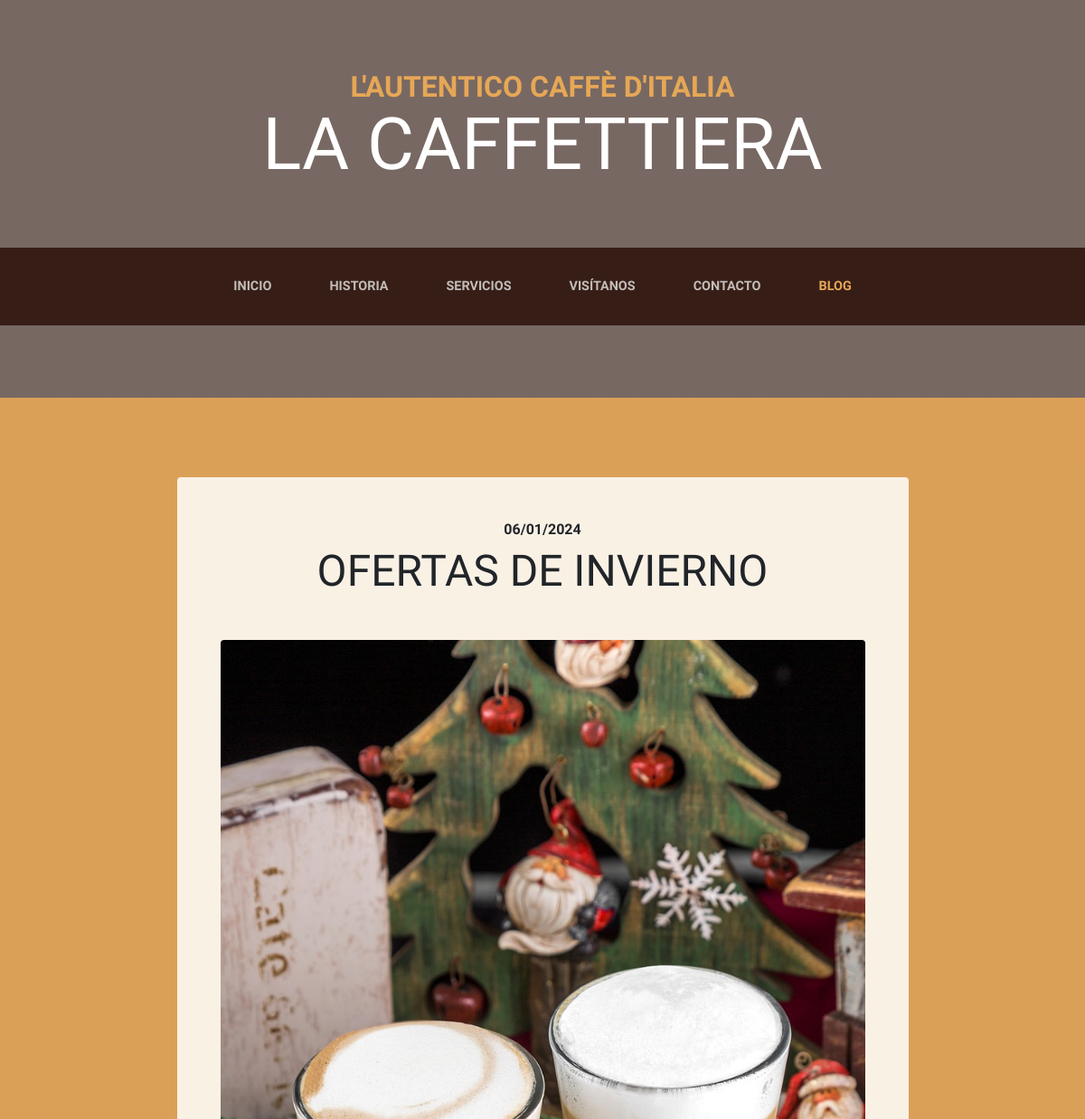
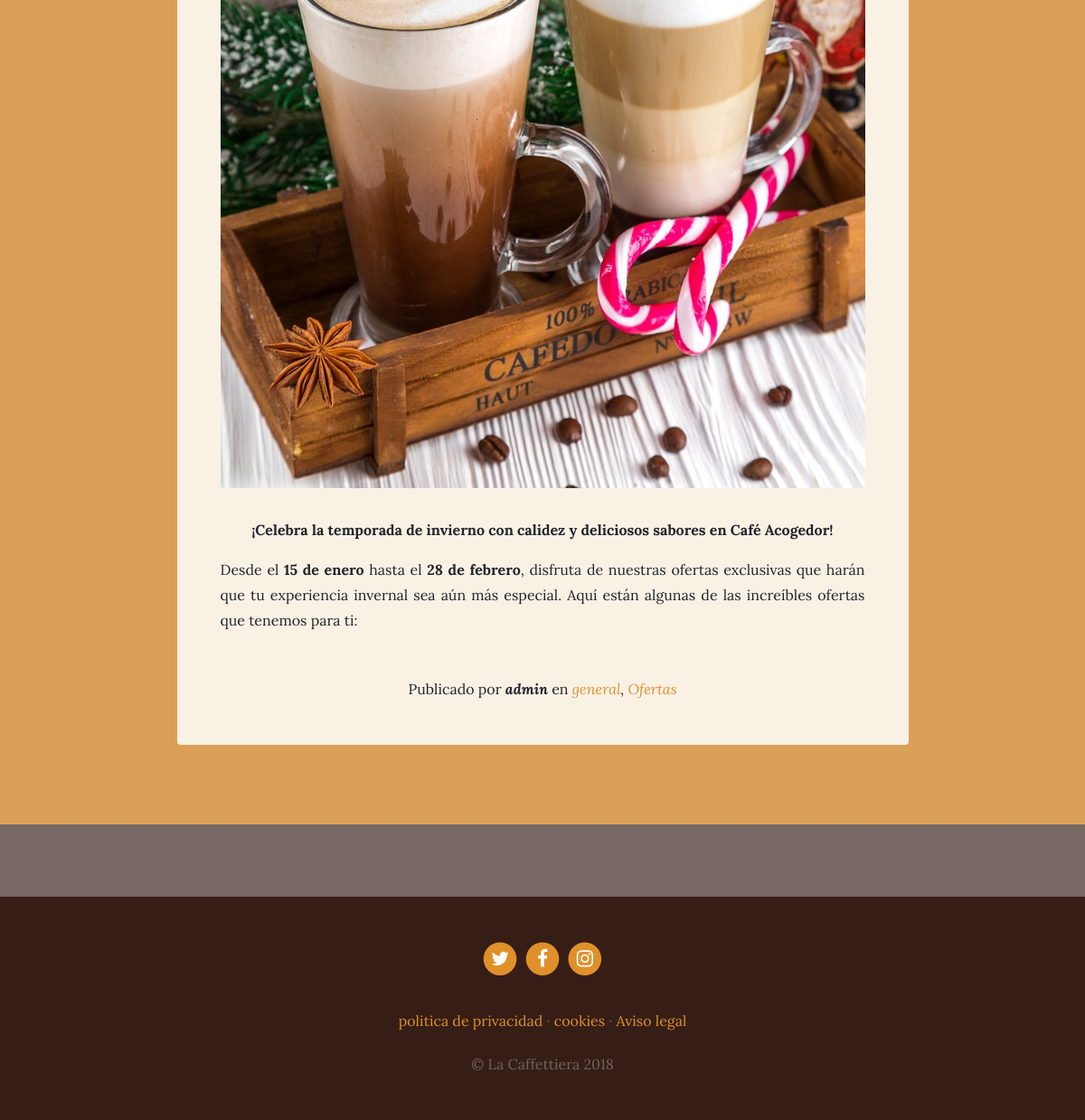
Screenshot of /blog/ with the database file from the repository (2 pictures, top to bottom).
### blog/models.py (models this page shows, shortened)
class Post(models.Model):
    title = models.CharField(max_length=200, verbose_name="Tìtulo")
    content = RichTextField(verbose_name="Contenido")
    published = models.DateTimeField(
        verbose_name="Fecha de publicacion", default=now)
    image = models.ImageField(verbose_name="Imagen",
                              upload_to="blog", null=True, blank=True)
    author = models.ForeignKey(
        User, verbose_name="Autor", on_delete=models.CASCADE)
    categories = models.ManyToManyField(
        Category, verbose_name="Categorias", related_name="get_posts")
    created = models.DateTimeField(
        auto_now_add=True, verbose_name="fecha de creacion")
    updated = models.DateTimeField(
        auto_now=True, verbose_name="fecha de edicion")
    class Meta:
        verbose_name = "entrada"
        verbose_name_plural = "entradas"
        ordering = ['-created']

class Category(models.Model):
    name = models.CharField(max_length=100, verbose_name="Nombre")
    created = models.DateTimeField(
        auto_now_add=True, verbose_name="fecha de creacion")
    updated = models.DateTimeField(
        auto_now=True, verbose_name="fecha de edicion")
    class Meta:
        verbose_name = "categoria"
        verbose_name_plural = "categorias"
        ordering = ['-created']

### pages/models.py (models this page shows, shortened)
class Page(models.Model):
    title = models.CharField(verbose_name="Título", max_length=200)
    content = RichTextField(verbose_name="Contenido")
    order = models.SmallIntegerField(verbose_name="Orden", default=0)
    created = models.DateTimeField(
        auto_now_add=True, verbose_name="fecha de creacion")
    updated = models.DateTimeField(
        auto_now=True, verbose_name="fecha de edicion")
    class Meta:
        verbose_name = "página"
        verbose_name_plural = "páginas"
        ordering = ['order', 'title']

### blog/views.py (the view)
# urls.py: path('', views.blog, name="blog"),
def blog(requests):
    posts = Post.objects.all()
    return render(requests, 'blog/blog.html', {'posts': posts})

### pages/templatetags/pages_extras.py (called while the page is built)
@register.simple_tag
def get_page_list():
    pages = Page.objects.all()
    return pages

### social/processors.py (called while the page is built)
def ctx_dict(request):
    ctx = {}
    links = Link.objects.all()
    for link in links:
        ctx[link.key] = link.url
    return ctx

### blog/templates/blog/blog.html (shortened to what this page needs)
{% extends 'core/base.html' %}
{% load static %}
{% block content %}
{% for post in posts %}
  <section class="page-section cta">
    <div class="container">
      <div class="row">
        <div class="col-xl-9 mx-auto">
          <div class="cta-innerv text-center rounded">
            <h2 class="section-heading mb-5">
              <span class="section-heading-upper">{{post.published|date:"SHORT_DATE_FORMAT"}}</span>
              <span class="section-heading-lower">{{post.title}}</span>
            </h2>
            <p class="mb-0">
              <img class="mx-auto d-flex rounded img-fluid mb-3 mb-lg-0" src="{{post.image.url}}" alt="">
            </p>
            <p class="mb-0 mbt">
              {{post.content| safe}}
            </p>
            <p class="mb-0 mbt">
              <span class="section-heading-under">Publicado por <em><b>{{post.author}}</b></em> en
                <em>
                  {% for category in post.categories.all %}
                    <a href="{% url 'category' category.id %}" class="link">{{category.name}}</a>{% if not forloop.last %},{% endif %}
                  {% endfor %}
                </em>
              </span>
            </p>
          </div>
        </div>
      </div>
    </div>
  </section>
{% endfor %}
{% endblock %}

### core/templates/core/base.html (shortened to what this page needs)
<!DOCTYPE html>
<html lang="es">
  <head>
    {% load static %}
    <link href="{% static 'core/vendor/bootstrap/css/bootstrap.min.css' %}" rel="stylesheet">
    <link href="{% static 'core/vendor/font-awesome/css/font-awesome.min.css' %}" rel="stylesheet" type="text/css">
    <link href="{% static 'core/css/business-casual.css' %}" rel="stylesheet">
  </head>
  <body>
    <h1 class="site-heading text-center text-white d-none d-lg-block">
      <span class="site-heading-upper text-primary mb-3">L'autentico caffè d'italia</span>
      <span class="site-heading-lower">La Caffettiera</span>
    </h1>
    <nav class="navbar navbar-expand-lg navbar-dark py-lg-4" id="mainNav">
      <div class="container">
        <div class="collapse navbar-collapse" id="navbarResponsive">
          <ul class="navbar-nav mx-auto">
            <li class="nav-item  px-lg-4 {% if request.path == '/' %} active {% endif %}">
              <a class="nav-link text-uppercase text-expanded" href="{% url 'home' %}">Inicio</a>
            </li>
            <li class="nav-item px-lg-4 {% if request.path == '/about/' %} active {% endif %}">
              <a class="nav-link text-uppercase text-expanded" href="{% url 'about' %}">Historia</a>
            </li>
            <li class="nav-item px-lg-4 {% if request.path == '/services/' %} active {% endif %}">
              <a class="nav-link text-uppercase text-expanded" href="{% url 'services' %}">Servicios</a>
            </li>
            <li class="nav-item px-lg-4 {% if request.path == '/store/' %} active {% endif %}">
              <a class="nav-link text-uppercase text-expanded" href="{% url 'store' %}">Visítanos</a>
            </li>
            <li class="nav-item px-lg-4 {% if request.path == '/contact/' %} active {% endif %}">
              <a class="nav-link text-uppercase text-expanded" href="{% url 'contact' %}">Contacto</a>
            </li>
            <li class="nav-item px-lg-4 {% if request.path|slice:":6" == '/blog/' %} active {% endif %}">
              <a class="nav-link text-uppercase text-expanded" href="{% url 'blog' %}">Blog</a>
            </li>
          </ul>
        </div>
      </div>
    </nav>
    {% block content %} {% endblock %}
    <footer class="footer text-faded text-center py-5">
      <div class="container">
        <p class="m-0">
          {% if LINK_TWITTER %}
	        <a href="{{LINK_TWITTER}}" class="link">
	          <span class="fa-stack fa-lg">
	            <i class="fa fa-circle fa-stack-2x"></i>
	            <i class="fa fa-twitter fa-stack-1x fa-inverse"></i>
	          </span>
	        </a>
          {% endif %}
          {% if LINK_FACEBOOK %}
	        <a href="{{LINK_FACEBOOK}}" class="link">
	          <span class="fa-stack fa-lg">
	            <i class="fa fa-circle fa-stack-2x"></i>
	            <i class="fa fa-facebook fa-stack-1x fa-inverse"></i>
	          </span>
	        </a>
          {% endif %}
          {% if LINK_INSTAGRAM %}
	        <a href="{{LINK_INSTAGRAM}}" class="link">
	          <span class="fa-stack fa-lg">
	            <i class="fa fa-circle fa-stack-2x"></i>
	            <i class="fa fa-instagram fa-stack-1x fa-inverse"></i>
	          </span>
	        </a>
          {% endif %}
	    </p>
        <p class="m-0 mbt">
          {% load pages_extras %}
          {% get_page_list as page_list %}
          {% for page in page_list %}
          <a href="{% url 'page' page.id page.title|slugify %}" class="link">{{page.title}}</a> {% if not forloop.last%}·{% endif %}
          {% endfor%}
		</p>
        <p class="m-0 mbt1">&copy; La Caffettiera 2018</p>
      </div>
	</footer>
  </body>
</html>

### core/static/core/css/business-casual.css (style rules this page uses)
body { font-family: 'Lora'; background: linear-gradient(rgba(47, 23, 15, 0.65), rgba(47, 23, 15, 0.65)), url("../img/bg.jpg"); background-attachment: fixed; background-position: center; background-size: cover; }
h1, h2, h3, h4, h5, h6 { font-family: 'Raleway'; }
p { line-height: 1.75; }
.text-faded { color: rgba(255, 255, 255, 0.3); }
.site-heading { margin-top: 5rem; margin-bottom: 5rem; text-transform: uppercase; line-height: 1; font-family: 'Raleway'; }
.site-heading .site-heading-upper { display: block; font-size: 2rem; font-weight: 800; }
.site-heading .site-heading-lower { font-size: 5rem; font-weight: 100; line-height: 4rem; }
.page-section { margin-top: 5rem; margin-bottom: 5rem; }
.section-heading { text-transform: uppercase; }
.section-heading .section-heading-upper { display: block; font-size: 1rem; font-weight: 800; padding-bottom:.5rem; }
.section-heading .section-heading-lower { display: block; font-size: 3rem; font-weight: 100; }
#mainNav { background-color: rgba(47, 23, 15, 0.9); font-family: 'Raleway'; }
#mainNav .navbar-nav .nav-item .nav-link { color: rgba(255, 255, 255, 0.7); font-weight: 800; }
#mainNav .navbar-nav .nav-item.active .nav-link { color: #e6a756; }
@media (min-width: 992px) { #mainNav .navbar-nav .nav-item .nav-link { font-size: 0.9rem; } }
.cta { padding-top: 5rem; padding-bottom: 5rem; background-color: rgba(230, 167, 86, 0.9); }
.cta .cta-innerv { position: relative; padding: 3rem; margin: 0.5rem; background-color: rgba(255, 255, 255, 0.85); }
.footer { background-color: rgba(47, 23, 15, 0.9); }
.text-primary { color: #e6a756 !important; }
.mbt { padding-top: 2rem; }
.mbt1 { padding-top: 1.25rem; }
a.link { color: #df902a; }

### rows the page displays
Post: published "06/01/2024", title "OFERTAS DE INVIERNO", image (picture), content "¡Celebra la temporada de invierno con calidez y deliciosos sabores en Café Acogedor! Desde el 15 de enero hasta el 28 de febrero , disfruta de nuestras ofertas exclusivas que harán que tu experiencia invernal sea aún más especial. Aquí están algunas de las increíbles ofertas que tenemos para ti:", author "admin"
Category: name "general"
Category: name "Ofertas"
Page: title "politica de privacidad"
Page: title "cookies"
Page: title "Aviso legal"
